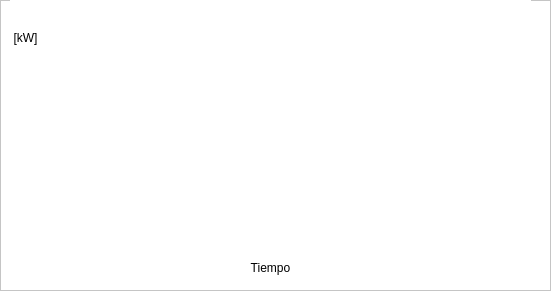
  <widget class="QFrame" name="frame">
   <property name="geometry">
    <rect>
     <x>410</x>
     <y>90</y>
     <width>551</width>
     <height>291</height>
    </rect>
   </property>
   <property name="styleSheet">
    <string notr="true">background-color: rgb(255, 255, 255);</string>
   </property>
   <property name="frameShape">
    <enum>QFrame::StyledPanel</enum>
   </property>
   <property name="frameShadow">
    <enum>QFrame::Raised</enum>
   </property>
   <widget class="QLabel" name="label_10">
    <property name="geometry">
     <rect>
      <x>10</x>
      <y>0</y>
      <width>521</width>
      <height>31</height>
     </rect>
    </property>
    <property name="font">
     <font>
      <family>Roboto</family>
     </font>
    </property>
    <property name="styleSheet">
     <string notr="true">background-color: ;
color: rgb(255, 255, 255);
border: none;
background-repeat: none;</string>
    </property>
    <property name="text">
     <string>Consumo en Watts</string>
    </property>
    <property name="alignment">
     <set>Qt::AlignCenter</set>
    </property>
   </widget>
   <widget class="QCustomPlot" name="Plot1" native="true">
    <property name="geometry">
     <rect>
      <x>10</x>
      <y>30</y>
      <width>521</width>
      <height>251</height>
     </rect>
    </property>
    <property name="styleSheet">
     <string notr="true">background-color: rgb(255, 255, 255);
border: none;
background-repeat: none;</string>
    </property>
    <widget class="QLabel" name="label">
     <property name="geometry">
      <rect>
       <x>240</x>
       <y>230</y>
       <width>41</width>
       <height>16</height>
      </rect>
     </property>
     <property name="styleSheet">
      <string notr="true">background-color: rgb(255, 255, 255);
text-align:center;</string>
     </property>
     <property name="text">
      <string>Tiempo</string>
     </property>
     <property name="alignment">
      <set>Qt::AlignCenter</set>
     </property>
    </widget>
    <widget class="QLabel" name="label_2">
     <property name="geometry">
      <rect>
       <x>0</x>
       <y>0</y>
       <width>31</width>
       <height>16</height>
      </rect>
     </property>
     <property name="styleSheet">
      <string notr="true">background-color: rgb(255, 255, 255);
text-align:center;</string>
     </property>
     <property name="text">
      <string>[kW]</string>
     </property>
     <property name="alignment">
      <set>Qt::AlignCenter</set>
     </property>
    </widget>
   </widget>
  </widget>
